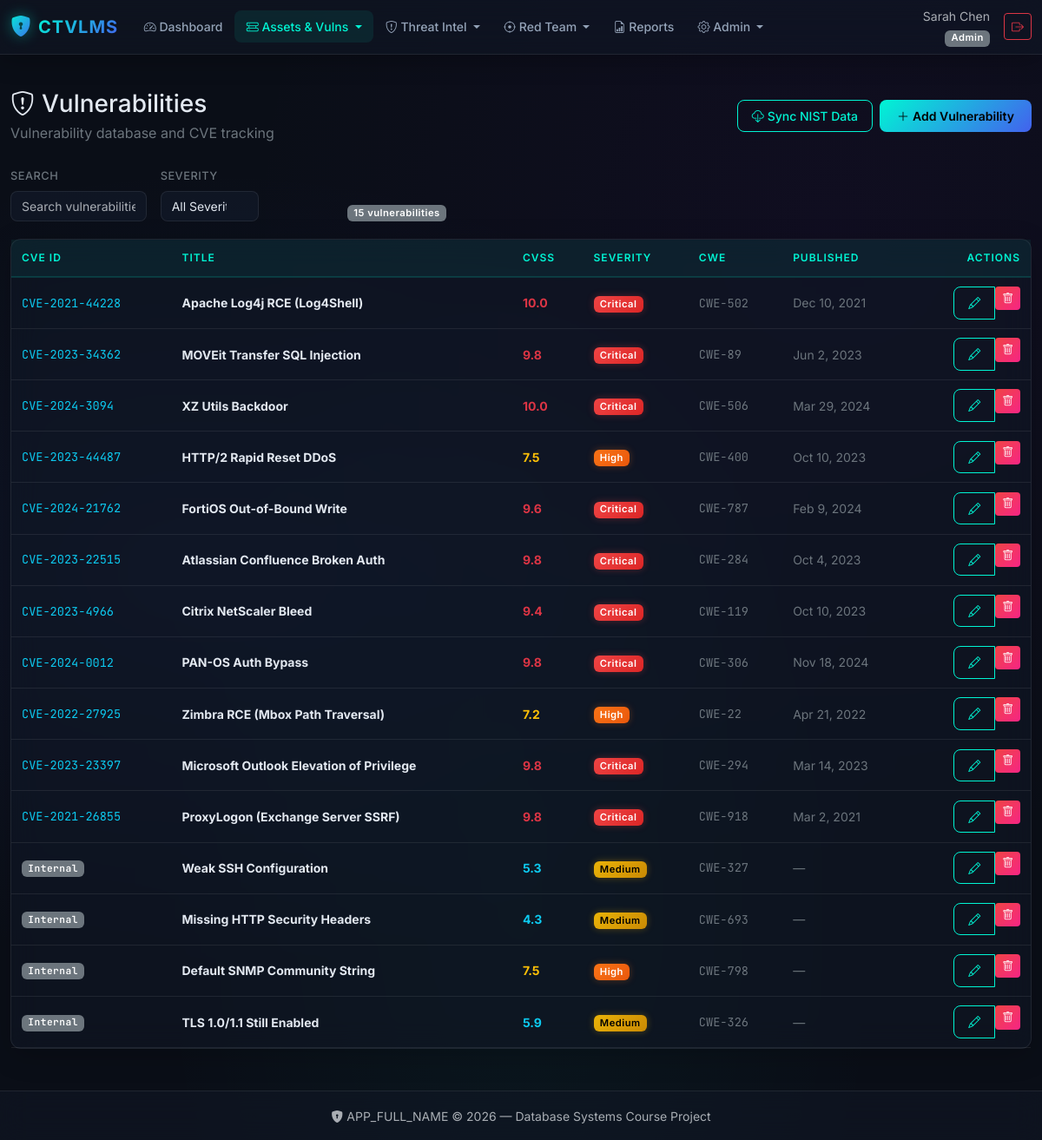
Page /?page=vulnerabilities/list (signed in) on the committed database.
### tables this page shows
CREATE TABLE vulnerabilities (
    vulnID INT AUTO_INCREMENT PRIMARY KEY,
    cveID VARCHAR(20) UNIQUE,                  
    title VARCHAR(200) NOT NULL,
    description TEXT,
    cvssScore DECIMAL(3,1) CHECK (cvssScore BETWEEN 0.0 AND 10.0),
    severity ENUM('Low','Medium','High','Critical') NOT NULL,
    cwe VARCHAR(20),                           
    publishedDate DATE,
    createdAt TIMESTAMP DEFAULT CURRENT_TIMESTAMP
);

### index.php (called while the page is built, shortened)
<?php
require_once __DIR__ . '/includes/auth.php';
require_once __DIR__ . '/includes/helpers.php';
$page = $_GET['page'] ?? 'dashboard';
$page = preg_replace('/[^a-zA-Z0-9_\/]/', '', $page);
$routes = [
    'dashboard'            => 'pages/dashboard.php',
    'reports'              => 'pages/reports.php',
    'users/list'           => 'pages/users/list.php',
    'users/form'           => 'pages/users/form.php',
    'assets/list'          => 'pages/assets/list.php',
    'assets/form'          => 'pages/assets/form.php',
    'vulnerabilities/list' => 'pages/vulnerabilities/list.php',
    'vulnerabilities/form' => 'pages/vulnerabilities/form.php',
    'exposures/list'       => 'pages/exposures/list.php',
    'asset_vulns/list'     => 'pages/asset_vulns/list.php',
    'asset_vulns/form'     => 'pages/asset_vulns/form.php',
    'threat_actors/list'   => 'pages/threat_actors/list.php',
    'threat_actors/form'   => 'pages/threat_actors/form.php',
    'iocs/list'            => 'pages/iocs/list.php',
    'iocs/form'            => 'pages/iocs/form.php',
    'incidents/list'       => 'pages/incidents/list.php',
    'incidents/form'       => 'pages/incidents/form.php',
    'engagements/list'     => 'pages/engagements/list.php',
    'engagements/form'     => 'pages/engagements/form.php',
    'findings/list'        => 'pages/findings/list.php',
    'findings/form'        => 'pages/findings/form.php',
    'remediations/list'    => 'pages/remediations/list.php',
    'remediations/form'    => 'pages/remediations/form.php',
    'audit_log/list'       => 'pages/audit_log/list.php',
];
require __DIR__ . '/' . $routes[$page];

### includes/auth.php (called while the page is built, shortened)
<?php
function canWrite(string $entity): bool
{
    $role = $_SESSION['role'] ?? '';
    $perms = [
        'users'           => ['Admin'],
        'assets'          => ['Admin', 'Vuln_Manager'],
        'vulnerabilities' => ['Admin', 'SOC_Analyst', 'Vuln_Manager'],
        'asset_vulns'     => ['Admin', 'SOC_Analyst', 'Vuln_Manager'],
        'threat_actors'   => ['Admin', 'SOC_Analyst', 'Red_Teamer'],
        'iocs'            => ['Admin', 'SOC_Analyst', 'Red_Teamer'],
        'incidents'       => ['Admin', 'SOC_Analyst'],
        'engagements'     => ['Admin', 'Red_Teamer'],
        'findings'        => ['Admin', 'Red_Teamer'],
        'remediations'    => ['Admin', 'SOC_Analyst', 'Vuln_Manager'],
        'audit_log'       => [],
    ];
    return in_array($role, $perms[$entity] ?? [], true);
}

### pages/vulnerabilities/list.php (the view, shortened to what this page needs)
<?php
$pageTitle = 'Vulnerabilities';
$db = getDB();
$params = [];
$sql = 'SELECT * FROM vulnerabilities';
$sql .= ' ORDER BY createdAt DESC';
$stmt = $db->prepare($sql);
$stmt->execute($params);
$rows = $stmt->fetchAll();
require __DIR__ . '/../../includes/header.php';
?>
<div class="page-header fade-in-up">
    <div>
        <h1 class="h3 mb-1"><i class="bi bi-shield-exclamation me-2"></i><?= e($pageTitle) ?></h1>
        <p class="text-secondary mb-0">Vulnerability database and CVE tracking</p>
    </div>
    <?php if (canWrite('vulnerabilities')): ?>
        <div class="d-flex gap-2">
            <form method="POST" action="?page=vulnerabilities/list" class="m-0" onsubmit="this.querySelector('button').innerHTML = '<span class=\'spinner-border spinner-border-sm me-1\'></span> Syncing...';">
                <button type="submit" class="btn btn-cyber-outline"><i class="bi bi-cloud-download me-1"></i>Sync NIST Data</button>
            </form>
            <a href="?page=vulnerabilities/form" class="btn btn-cyber"><i class="bi bi-plus-lg me-1"></i>Add Vulnerability</a>
        </div>
    <?php endif; ?>
</div>
<div class="filter-bar fade-in-up">
    <form method="GET" class="row g-3 align-items-end">
        <div class="col-md-4">
            <label class="form-label text-secondary small">Search</label>
            <input type="text" class="form-control bg-dark text-light border-secondary" id="tableSearch" placeholder="Search vulnerabilities..." autocomplete="off">
        </div>
        <div class="col-md-3">
            <label class="form-label text-secondary small">Severity</label>
            <select class="form-select bg-dark text-light border-secondary" name="severity" onchange="this.form.submit()">
                <option value="">All Severities</option>
            </select>
        </div>
        <div class="col-auto ms-auto">
            <span class="badge bg-secondary"><?= count($rows) ?> vulnerabilit<?= count($rows) !== 1 ? 'ies' : 'y' ?></span>
        </div>
    </form>
</div>
<div class="glass-card p-0 fade-in-up">
    <div class="table-responsive">
        <table class="table table-dark-custom table-hover mb-0" id="dataTable">
            <thead>
                <tr>
                    <th>CVE ID</th>
                    <th>Title</th>
                    <th>CVSS</th>
                    <th>Severity</th>
                    <th>CWE</th>
                    <th>Published</th>
                    <?php if (canWrite('vulnerabilities')): ?><th class="text-end">Actions</th><?php endif; ?>
                </tr>
            </thead>
            <tbody>
                <?php if (empty($rows)): ?>
                    <tr>
                        <td colspan="<?= canWrite('vulnerabilities') ? 7 : 6 ?>" class="text-center py-5">
                            <div class="empty-state">
                                <i class="bi bi-shield-x display-4 text-secondary"></i>
                                <p class="text-secondary mt-2 mb-0">No vulnerabilities found</p>
                            </div>
                        </td>
                    </tr>
                <?php else: ?>
                    <?php foreach ($rows as $row): ?>
                        <tr>
                            <td class="font-mono">
                                <?php if ($row['cveID']): ?>
                                    <span class="text-info"><?= e($row['cveID']) ?></span>
                                <?php else: ?>
                                    <span class="badge bg-secondary">Internal</span>
                                <?php endif; ?>
                            </td>
                            <td>
                                <strong><?= e($row['title']) ?></strong>
                            </td>
                            <td>
                                <?php
                                $score = (float)$row['cvssScore'];
                                $scoreClass = $score >= 9.0 ? 'text-danger' : ($score >= 7.0 ? 'text-warning' : ($score >= 4.0 ? 'text-info' : 'text-secondary'));
                                ?>
                                <span class="<?= $scoreClass ?> fw-bold"><?= e(number_format($score, 1)) ?></span>
                            </td>
                            <td><?= severityBadge($row['severity']) ?></td>
                            <td class="font-mono text-secondary"><?= e($row['cwe'] ?? '—') ?></td>
                            <td class="text-secondary"><?= $row['publishedDate'] ? e(date('M j, Y', strtotime($row['publishedDate']))) : '—' ?></td>
                            <?php if (canWrite('vulnerabilities')): ?>
                                <td class="text-end">
                                    <div class="btn-group btn-group-sm">
                                        <a href="?page=vulnerabilities/form&id=<?= (int)$row['vulnID'] ?>" class="btn btn-cyber-outline" title="Edit">
                                            <i class="bi bi-pencil"></i>
                                        </a>
                                        <form method="POST" action="?page=vulnerabilities/list" class="d-inline" onsubmit="return confirm('Delete this vulnerability?');">
                                            <button type="submit" class="btn btn-danger-cyber btn-sm" title="Delete">
                                                <i class="bi bi-trash"></i>
                                            </button>
                                        </form>
                                    </div>
                                </td>
                            <?php endif; ?>
                        </tr>
                    <?php endforeach; ?>
                <?php endif; ?>
            </tbody>
        </table>
    </div>
</div>
<?php require __DIR__ . '/../../includes/footer.php'; ?>

### includes/helpers.php (shortened to what this page needs)
<?php
function e(?string $str): string
{
    return htmlspecialchars($str ?? '', ENT_QUOTES, 'UTF-8');
}
function severityBadge(?string $level): string
{
    $map = [
        'Critical' => 'badge-critical',
        'High'     => 'badge-high',
        'Medium'   => 'badge-medium',
        'Low'      => 'badge-low',
    ];
    $cls = $map[$level] ?? 'bg-secondary';
    return '<span class="badge ' . $cls . '">' . e($level) . '</span>';
}
function roleLabel(string $role): string
{
    $map = [
        'Admin'        => '<span class="badge bg-danger">Admin</span>',
        'SOC_Analyst'  => '<span class="badge bg-info">SOC Analyst</span>',
        'Red_Teamer'   => '<span class="badge bg-warning text-dark">Red Teamer</span>',
        'Vuln_Manager' => '<span class="badge bg-primary">Vuln Manager</span>',
        'Viewer'       => '<span class="badge bg-secondary">Viewer</span>',
    ];
    return $map[$role] ?? '<span class="badge bg-secondary">' . e($role) . '</span>';
}

### rows in the picture
vulnerabilities: cveID "CVE-2021-44228", title "Apache Log4j RCE (Log4Shell)", cvssScore "10.0", severity "Critical", cwe "CWE-502", publishedDate "Dec 10, 2021"
vulnerabilities: cveID "CVE-2023-34362", title "MOVEit Transfer SQL Injection", cvssScore "9.8", severity "Critical", cwe "CWE-89", publishedDate "Jun 2, 2023"
vulnerabilities: cveID "CVE-2024-3094", title "XZ Utils Backdoor", cvssScore "10.0", severity "Critical", cwe "CWE-506", publishedDate "Mar 29, 2024"
vulnerabilities: cveID "CVE-2023-44487", title "HTTP/2 Rapid Reset DDoS", cvssScore "7.5", severity "High", cwe "CWE-400", publishedDate "Oct 10, 2023"
vulnerabilities: cveID "CVE-2024-21762", title "FortiOS Out-of-Bound Write", cvssScore "9.6", severity "Critical", cwe "CWE-787", publishedDate "Feb 9, 2024"
vulnerabilities: cveID "CVE-2023-22515", title "Atlassian Confluence Broken Auth", cvssScore "9.8", severity "Critical", cwe "CWE-284", publishedDate "Oct 4, 2023"
vulnerabilities: cveID "CVE-2023-4966", title "Citrix NetScaler Bleed", cvssScore "9.4", severity "Critical", cwe "CWE-119", publishedDate "Oct 10, 2023"
vulnerabilities: cveID "CVE-2024-0012", title "PAN-OS Auth Bypass", cvssScore "9.8", severity "Critical", cwe "CWE-306", publishedDate "Nov 18, 2024"
vulnerabilities: cveID "CVE-2022-27925", title "Zimbra RCE (Mbox Path Traversal)", cvssScore "7.2", severity "High", cwe "CWE-22", publishedDate "Apr 21, 2022"
vulnerabilities: cveID "CVE-2023-23397", title "Microsoft Outlook Elevation of Privilege", cvssScore "9.8", severity "Critical", cwe "CWE-294", publishedDate "Mar 14, 2023"
vulnerabilities: cveID "CVE-2021-26855", title "ProxyLogon (Exchange Server SSRF)", cvssScore "9.8", severity "Critical", cwe "CWE-918", publishedDate "Mar 2, 2021"
vulnerabilities: shows "Internal", title "Weak SSH Configuration", cvssScore "5.3", severity "Medium", cwe "CWE-327"
vulnerabilities: shows "Internal", title "Missing HTTP Security Headers", cvssScore "4.3", severity "Medium", cwe "CWE-693"
vulnerabilities: shows "Internal", title "Default SNMP Community String", cvssScore "7.5", severity "High", cwe "CWE-798"
vulnerabilities: shows "Internal", title "TLS 1.0/1.1 Still Enabled", cvssScore "5.9", severity "Medium", cwe "CWE-326"

### other values in the picture
$user['name'] "Sarah Chen"
$map[$role] "Admin"
$pageTitle "Vulnerabilities"
count($rows) "15"
APP_FULL_NAME "APP_FULL_NAME"
